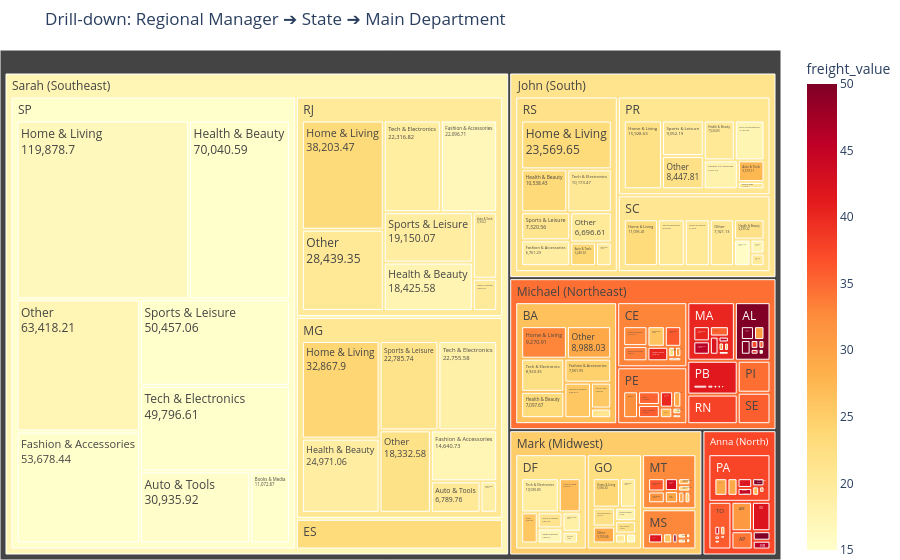

Here is the notebook cell this chart was saved with:
### Code cell
region_manager_map = {
    'SP': 'Sarah (Southeast)', 'RJ': 'Sarah (Southeast)', 'MG': 'Sarah (Southeast)', 'ES': 'Sarah (Southeast)',
    'PR': 'John (South)', 'RS': 'John (South)', 'SC': 'John (South)',
    'BA': 'Michael (Northeast)', 'PE': 'Michael (Northeast)', 'CE': 'Michael (Northeast)',
    'MA': 'Michael (Northeast)', 'PB': 'Michael (Northeast)', 'RN': 'Michael (Northeast)',
    'AL': 'Michael (Northeast)', 'PI': 'Michael (Northeast)', 'SE': 'Michael (Northeast)',
    'AM': 'Anna (North)', 'PA': 'Anna (North)', 'RO': 'Anna (North)', 'TO': 'Anna (North)',
    'AC': 'Anna (North)', 'AP': 'Anna (North)', 'RR': 'Anna (North)',
    'DF': 'Mark (Midwest)', 'GO': 'Mark (Midwest)', 'MT': 'Mark (Midwest)', 'MS': 'Mark (Midwest)'
}
df['regional_manager'] = df['customer_state'].map(region_manager_map)
top8_dept = df['department'].value_counts().nlargest(8).index
df['main_dept'] = df['department'].where(df['department'].isin(top8_dept),'Other')
tree_data =df.groupby(['regional_manager','customer_state','main_dept'], as_index=False).agg({
    'price':'sum',
    'freight_value':'mean'
})

fig_tree = px.treemap(
    tree_data,
    path=['regional_manager','customer_state','main_dept'],
    values='price',
    color='freight_value',
    color_continuous_scale='YlOrRd', 
    range_color=[15, 50], 
    title='Drill-down: Regional Manager ➔ State ➔ Main Department'
)
fig_tree.update_traces(
    textinfo='label+value'
)
fig_tree.update_layout(
    margin={"r":0,"t":50,"l":0,"b":0},
    template='plotly_white',
    paper_bgcolor='white'
)
fig_tree.show()

### Figure 1 — Plotly figure (JSON) as saved in the notebook; plotly's stock layout.template omitted (floating-point values rounded to 4 significant figures; data arrays with more than 128 entries replaced by an {"elided": "..."} marker saying what was removed)
{"data": [{"branchvalues": "total", "customdata": {"elided": "233x1 float values"}, "domain": {"x": [0, 1], "y": [0, 1]}, "hovertemplate": "labels=%{label}<br>price=%{value}<br>parent=%{parent}<br>id=%{id}<br>freight_value=%{color}<extra></extra>", "ids": {"elided": "233 str values"}, "labels": {"elided": "233 str values"}, "marker": {"coloraxis": "coloraxis", "colors": {"elided": "233 float values"}}, "name": "", "parents": {"elided": "233 str values"}, "textinfo": "label+value", "type": "treemap", "values": {"elided": "233 float values"}}], "layout": {"coloraxis": {"autocolorscale": false, "cmax": 50, "cmin": 15, "colorbar": {"title": {"text": "freight_value"}}, "colorscale": [[0, "rgb(255,255,204)"], [0.125, "rgb(255,237,160)"], [0.25, "rgb(254,217,118)"], [0.375, "rgb(254,178,76)"], [0.5, "rgb(253,141,60)"], [0.625, "rgb(252,78,42)"], [0.75, "rgb(227,26,28)"], [0.875, "rgb(189,0,38)"], [1, "rgb(128,0,38)"]]}, "legend": {"tracegroupgap": 0}, "margin": {"b": 0, "l": 0, "r": 0, "t": 50}, "paper_bgcolor": "white", "title": {"text": "Drill-down: Regional Manager ➔ State ➔ Main Department"}}}
